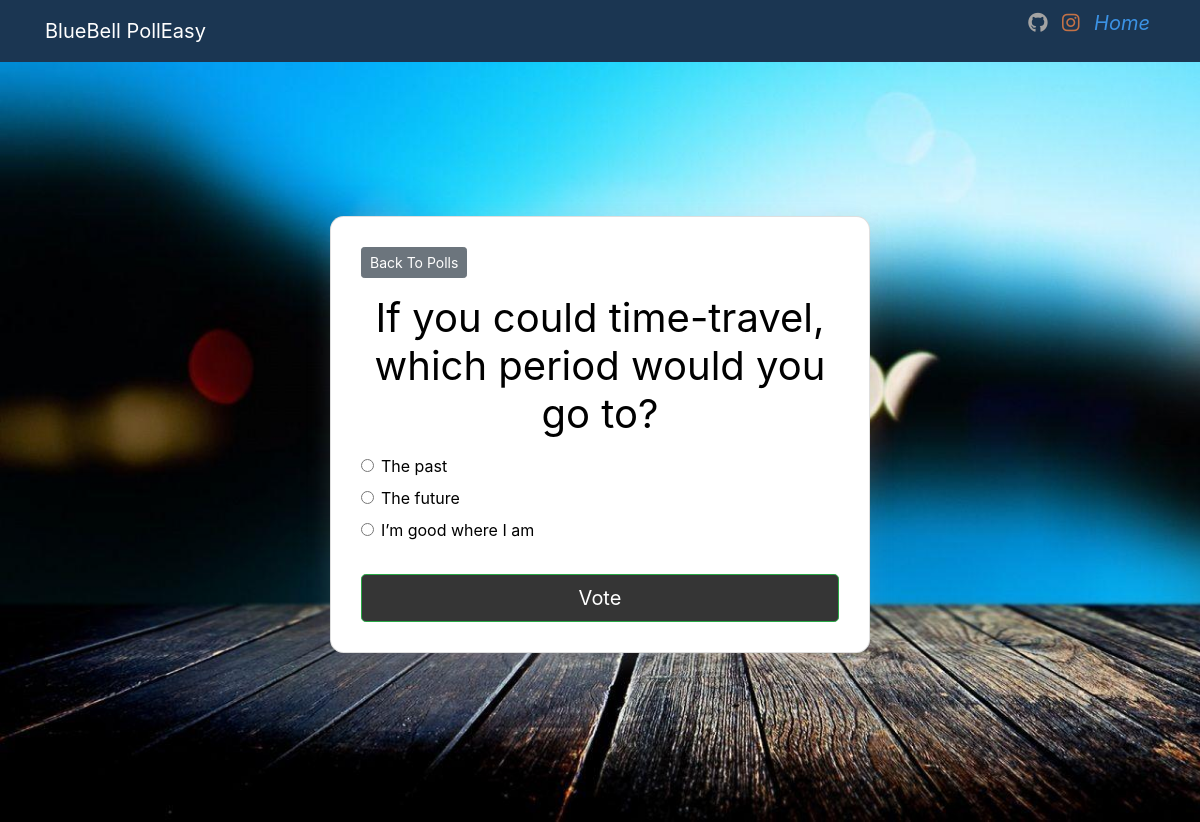
Screenshot of /polls/4/ with the database file from the repository.
### polls/models.py (models this page shows, shortened)
class Question(models.Model):
    question_text = models.CharField(max_length=200)
    pub_date = models.DateTimeField('date published')

class Choice(models.Model):
    question = models.ForeignKey(Question, on_delete=models.CASCADE)
    choice_text = models.CharField(max_length=200)
    votes = models.IntegerField(default=0)

### polls/views.py (the view)
# urls.py: path('<int:question_id>/', views.detail, name='detail'),
def detail(request, question_id):
  try:
    question = Question.objects.get(pk=question_id)
  except Question.DoesNotExist:
    raise Http404("Question does not exist")
  return render(request, 'polls/detail.html', { 'question': question })

### templates/polls/detail.html (shortened to what this page needs)
{% extends 'base.html' %}
{% block content %}
   <div class="card-body">
<a class="btn btn-secondary btn-sm mb-3" href="{% url 'polls:index' %}">Back To Polls</a>
<h1 class="text-center mb-3">{{ question.question_text }}</h1>
<form action="{% url 'polls:vote' question.id %}" method="post">
	{% for choice in question.choice_set.all %}
		<div class="form-check">
			<input
				type="radio"
				name="choice"
				class="form-check-input"
				id="choice{{ forloop.counter }}"
				value="{{ choice.id }}"
			/>
			<label for="choice{{ forloop.counter }}">{{ choice.choice_text }}</label
			>
		</div>
	{% endfor %}
	<input type="submit" value="Vote" class="btn btn-success btn-lg btn-block mt-4" />
</form>
</div>
{% endblock %}

### polls/static/css/style.css (style rules this page uses)
.card-body { position: relative; display: -ms-flexbox; display: block; -ms-flex-direction: column; flex-direction: column; min-width: 0; word-wrap: break-word; background-color: rgba(255, 255, 255, 0); background-clip: border-box; border: 0px solid rgba(0,0,0,.125); border-radius: .25rem; }
.card-body h1 { font-size: 3.5rem; color: white; font-weight: 400; }

### templates/polls/detail.html (style rules this page uses)
.card-body { color:rgb(0, 0, 0); border: 1px solid rgba(0,0,0,.125); border-radius: .85rem; background: white; box-shadow: rgb(149 157 165 / 20%) 0px 8px 24px; padding: 30px; margin-bottom: 15px; }
.card-body h1 { font-size:2.5rem; color: black; }
.btn-success { background: #353535; }

### rows the page displays
Question: question_text "If you could time-travel, which period would you go to?"
Choice: choice_text "The past"
Choice: choice_text "The future"
Choice: choice_text "I’m good where I am"
